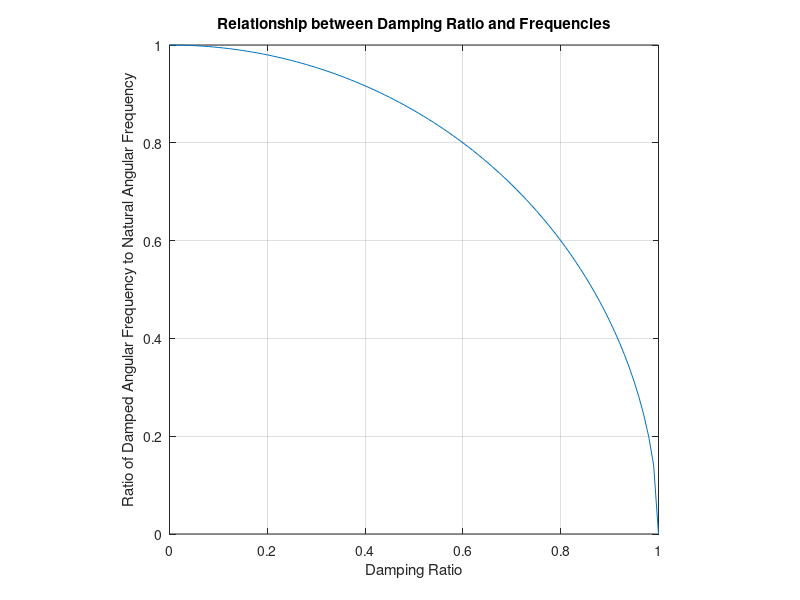

This figure's MATLAB source:
clear all
clc
zeeta = 0:0.01:1;
wd_w = sqrt(1- zeeta.^2);
plot(zeeta, wd_w)
xlabel('Damping Ratio')
ylabel('Ratio of Damped Angular Frequency to Natural Angular Frequency')
title('Relationship between Damping Ratio and Frequencies')
grid on;
% Set the data aspect ratio to [x_unit y_unit z_unit]
daspect([1 1 1]); % Equal data unit lengths along all axes (e.g., for a circle to appear as a circle)